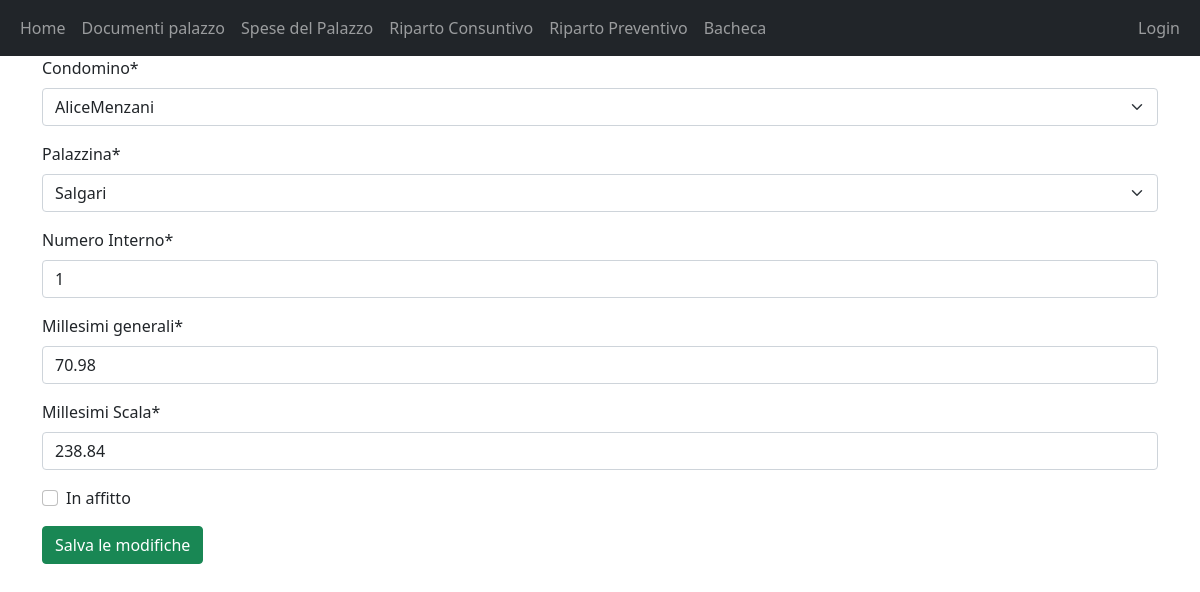
The app's page /edit_interno/1/, older data.
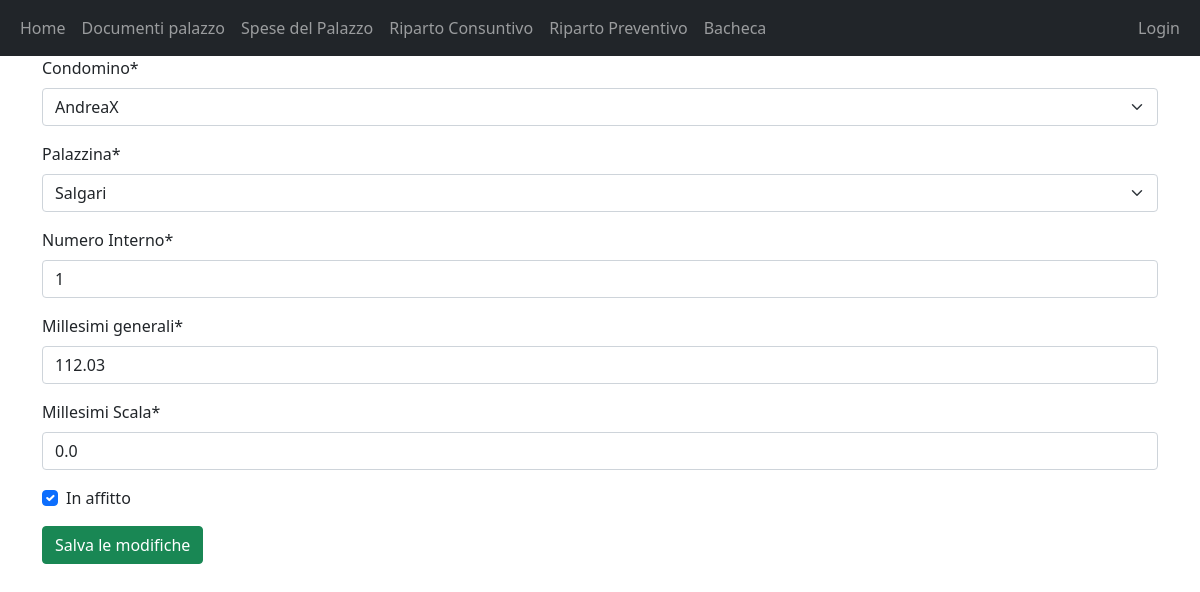
The same page, newer data.
### Condominio/models.py (models this page shows, shortened)
class Interno(models.Model):
    condomino = models.ForeignKey(User, on_delete=models.PROTECT)
    palazzina = models.ForeignKey(Condominio, on_delete=models.PROTECT, default="Salgari")
    numero_interno = models.CharField(verbose_name="Numero Interno", max_length=50, primary_key=True)
    millesimi_generali = models.FloatField(verbose_name="Millesimi generali")
    millesimi_scala = models.FloatField(verbose_name="Millesimi Scala")
    in_affitto = models.BooleanField(verbose_name="In affitto")
    class Meta:
        ordering = ["numero_interno"]
        verbose_name_plural = "Interni"

### Condominio/views.py (the view, shortened to what this page needs)
# urls.py: path("edit_interno/<pk>/", views.UpdateInternoView.as_view(), name="edit_interno"),
class UpdateInternoView(UpdateView):
    model = Interno
    fields = "__all__"
    template_name = "Condominio_main/edit_interno.html"

### Condominio/models.py (called while the page is built)
    def __str__(self):
        return self.nome

### Condominio/templates/Condominio_main/edit_interno.html (shortened to what this page needs)
{% extends 'Condominio_main/base.html' %}
{% load crispy_forms_tags %}
{% block content %}
<form method="post">
    {% csrf_token %}{{form|crispy}}
    <button type="submit" value="Update" class="btn btn-success">Salva le modifiche</button>
</form>
{% endblock %}

Row changes from the older to the newer data that the page shows:
changed Interno "Salgari": condomino "AliceMenzani" → "AndreaX"; millesimi_generali "70.98" → "112.03"; millesimi_scala "238.84" → "0.0"; in_affitto "☐" → "☑"
